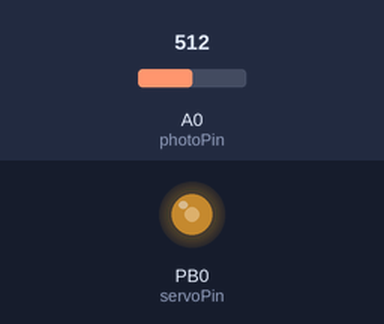
Recording of a sketch running on a simulated ATtiny85, built with avr-gcc and run on an emulated ATtiny85. Shown: output pins drawn as LEDs (lit = HIGH). The test bench sets the inputs (shaded band); at power-on: A0 (photoPin) = 512.

Above: at 1.3 s.
1.4 s: A0 (photoPin) set to 716
At 2.6 s:
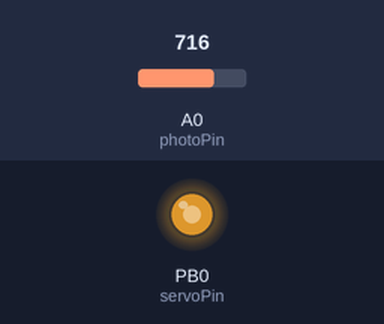
3.0 s: A0 (photoPin) set to 900
At 3.7 s:
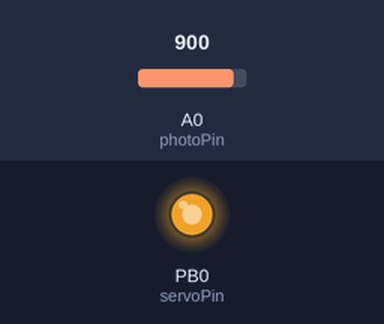
4.5 s: A0 (photoPin) set to 122
At 4.9 s:
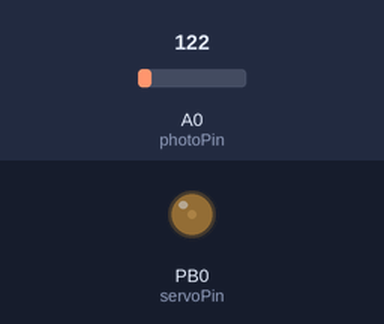
6.0 s: A0 (photoPin) set to 0
At 7.2 s:
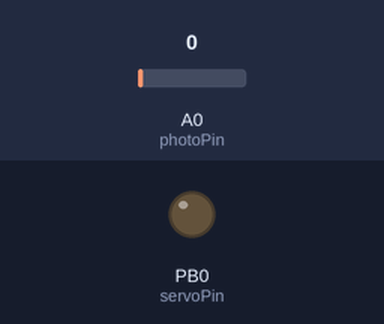
7.5 s: A0 (photoPin) set to 511
At 8.5 s:
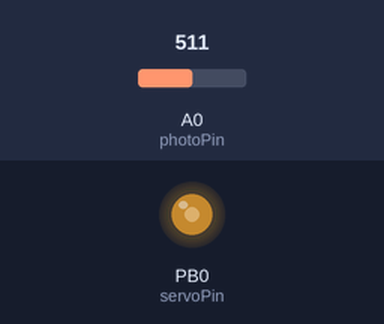
Timing chart, 0 to 10.0 s (numbered marks = the images above; inputs shaded):
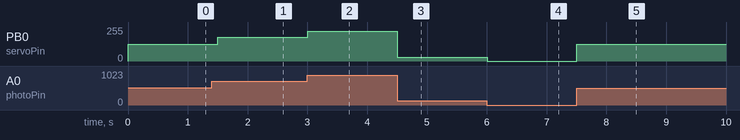

The sketch:

ch4ex3.ino
```cpp
/*
Author: Thanos Moschou
Description: Ch4 ex3

Components:
4 AA Batteries 1.5V
1 5V Regulator LM7805
1 Photoresistor
1 Resistor 10K Ohm
1 ATTiny85
1 Micro Servo
Jumper Wires
*/

int photoPin = A0; // PB5 is digital pin 5 and A0 for analog input
int servoPin = 0;

void setup()
{
  pinMode(servoPin, OUTPUT);
  pinMode(photoPin, INPUT);
}

void loop()
{
  int d = analogRead(photoPin);
  int mapped = map(d, 0, 1023, 0, 255); // Map d values from range 0-1023 of ADC to range 0-255 for PWM

  analogWrite(servoPin, mapped);
  delay(500);
}
```

Measured:
- after the input at 1.4 s, PB0 (servoPin): 127/255 → 178/255 after 0.10 s
- after the input at 3.0 s, PB0 (servoPin): 178/255 → 224/255 at once
- after the input at 4.5 s, PB0 (servoPin): 224/255 → 30/255 at once
- after the input at 6.0 s, PB0 (servoPin): 30/255 → 0/255 at once
- after the input at 7.5 s, PB0 (servoPin): 0/255 → 127/255 at once
